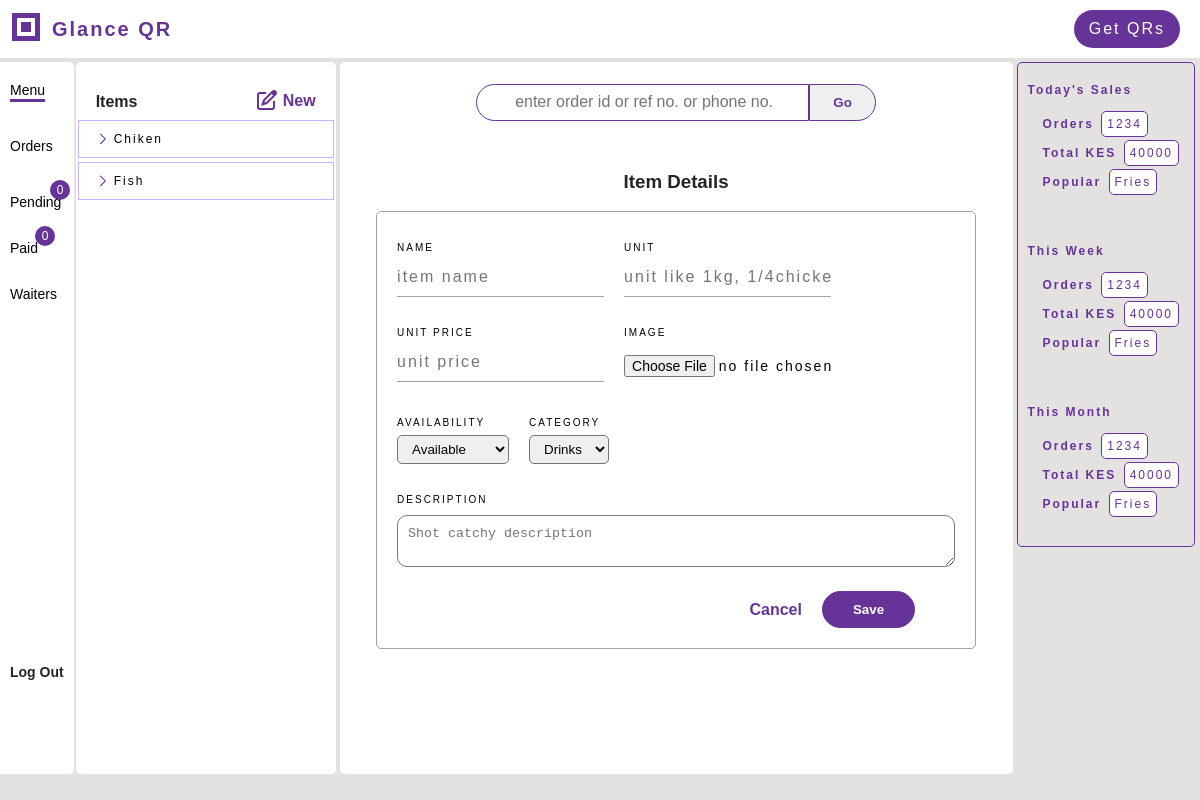
Before: /add_item/ (signed in) with the older database file.
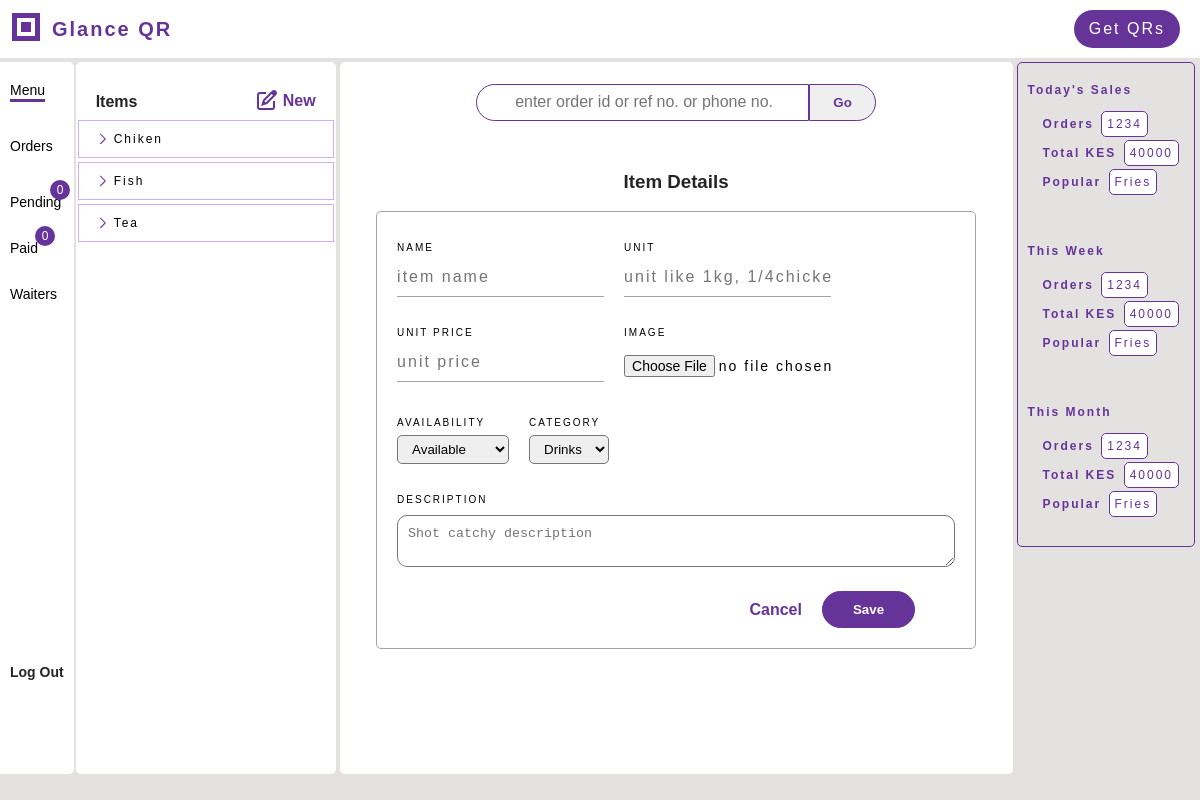
After: the same page with the newer database file.
### menus/models.py (models this page shows, shortened)
class Item(models.Model):
    item_id = models.AutoField(primary_key=True)
    name = LowercaseTextField(max_length=100, null=True, blank=False)
    description = models.CharField(max_length=255, blank=True)
    unit = models.CharField(max_length=50, null=True, blank=False)
    unit_price = models.DecimalField(max_digits=10, decimal_places=2)
    image = models.FileField(upload_to='item_images/', blank=False, null=True)
    available = models.BooleanField(default=True)
    category = models.CharField(max_length=50, null=True, blank=False)
    restaurant = models.ForeignKey(Restaurant, related_name="items", on_delete=models.SET_NULL, null=True, blank=True)

### qrgenerator/views_dashbord.py (the view, shortened to what this page needs)
# urls.py: path('add_item/', views_dashbord.add_item, name='add_item'),
def add_item(request):
    context = {'items': request.user.restaurant.menu}
    context['form'] = AddItemForm()
    return render(request, 'qrgenerator/add_item.html', context)

### qrgenerator/forms.py
class AddItemForm(forms.ModelForm):
    class Meta:
        model = Item
        fields = ['name', 'unit', 'description', 'available', 'unit_price', 'image', 'category']
        widgets = {
            'name': forms.TextInput(attrs={'name': 'name', 'id': 'name', 'class': 'form-input', 'placeholder': 'Item Name'}),
            'unit': forms.TextInput(attrs={'name': 'unit', 'id': 'unit', 'class': 'form-input', 'placeholder': 'Unit'}),
            'description': forms.Textarea(attrs={'name': 'description', 'id': 'description', 'class': 'form-input', 'placeholder': 'Description'}),
            'unit_price': forms.NumberInput(attrs={'name': 'unit_price', 'id': 'unit_price', 'class': 'form-input', 'placeholder': 'Unit Price'}),
            'image': forms.ClearableFileInput(attrs={'name': 'image', 'id': 'image'}),
            'category': forms.TextInput(attrs={'name': 'category', 'id': 'category', 'class': 'form-input',}),
        }

### menus/models.py (called while the page is built)
    @property
    def menu(self):
        return self.items.filter(available=True)

### qrgenerator/templates/qrgenerator/add_item.html (shortened to what this page needs)
{% extends 'qrgenerator/menu.html' %}
{% load static %}
{% block workspace %}
<div class="form-wrapper">
    <div class="form-title"><h3>Item Details</h3></div>
    <form action="" method="post" enctype="multipart/form-data" class="form-register order-summary max-w-600">
        <div class="input-wrapper"><div class="label">NAME</div>
            <input type="text" class="form-input" id="item-name" name="name" placeholder="Item Name" required>
        </div>
        <div class="input-wrapper"><div class="label">UNIT</div>
            <input type="text" class="form-input" id="unit" name="unit" placeholder="unit like 1kg, 1/4chicken, 1plate" required>
        </div>
        <div class="input-wrapper"><div class="label">UNIT PRICE</div>
            <input type="number" class="form-input" id="unit-price" name="unit_price" Placeholder="Unit Price" required>
        </div>
        <div class="input-wrapper"><div class="label">IMAGE</div>
            <input type="file" class="form-input" id="input-file" name="image" Placeholder="Upload Image" required>
        </div>
        <div class="input-wrapper"><div class="label">AVAILABILITY</div>
            <select name="available" id="available" class="available">
                <option value="available">Available</option>
            </select>
        </div>
        <div class="input-wrapper"><div class="label">CATEGORY</div>
            <select name="category" id="category" class="available">
                <option value="drinks">Drinks</option>
            </select>
        </div>
        <div class="input-wrapper description"><div class="label">DESCRIPTION</div>
            <textarea type="text" class="form-input item-description" id="item-description" name="description" placeholder="Shot catchy description"></textarea>
        </div>
        <div class="add-btns-wrapper">
            <div id="cancel">Cancel</div>
            <button type="submit" class="button-save" id="button-save">Save</button>
        </div>
    </form>
</div>
{% endblock %}

### qrgenerator/templates/qrgenerator/menu.html (shortened to what this page needs)
{% extends 'qrgenerator/dashbord.html' %}
{% block menu %}
<div class="menu-left-item active-tab">
    <a href="{% url 'qrgenerator:menu' %}">Menu</a>
</div>
{% endblock %}
{% block menu_elements %}
<div class="menu-elements bg-white">
    <div class="elements-top">
        <div class="elements-title">Items</div>
        <a href="{% url 'qrgenerator:add_item' %}" id="add-new">
            <span id="new">New</span>
        </a>
    </div>
    <div class="elements-wrapper">
        {% if items %}
        {% for item in items %}
        <a href="{% url 'qrgenerator:view_item' item.item_id %}">
            <div class="element-highlight">
                <span class="item-name item-property">{{item.name.title}}</span>
            </div>
        </a>
        {% endfor %}
        {% endif %}
    </div>
</div>
{% endblock %}

Changed rows visible on the page:
added Item: name "Tea"
